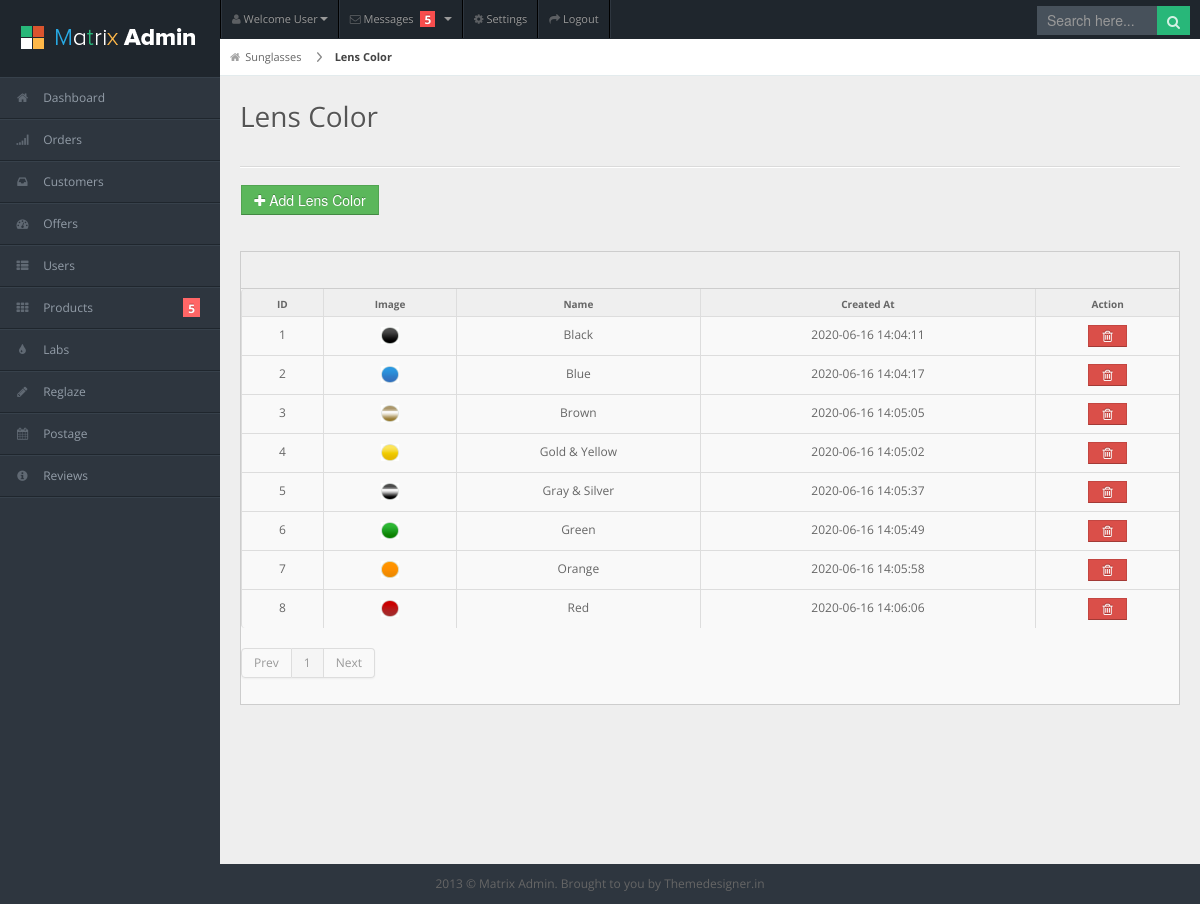
Screenshot of /admin/lens_color2.php with the database file from the repository.
### tables this page shows
CREATE TABLE `lens_colour` (
  `id` int(11) NOT NULL,
  `Product_id` int(24) DEFAULT NULL,
  `LENS_COLOUR` varchar(225) DEFAULT NULL,
  `image_link` varchar(225) DEFAULT NULL,
  `active` int(11) DEFAULT NULL,
  `created_at` timestamp NOT NULL DEFAULT current_timestamp() ON UPDATE current_timestamp(),
  `updated_at` timestamp NOT NULL DEFAULT '0000-00-00 00:00:00'
);

### admin/lens_color2.php (the view, shortened to what this page needs)
<?php include('Connection2.php'); ?>
<!DOCTYPE html>
<html lang="en">
<head>
<link rel="stylesheet" href="css/bootstrap.min.css" />
<link rel="stylesheet" href="css/bootstrap-responsive.min.css" />
<link rel="stylesheet" href="css/uniform.css" />
<link rel="stylesheet" href="css/select2.css" />
<link rel="stylesheet" href="css/matrix-style.css" />
<link rel="stylesheet" href="css/matrix-media.css" />
<link href="font-awesome/css/font-awesome.css" rel="stylesheet" />
</head>
<body>
<div id="header">
  <h1><a href="dashboard.html">Matrix Admin</a></h1>
</div>
<div id="user-nav" class="navbar navbar-inverse">
  <ul class="nav">
    <li  class="dropdown" id="profile-messages" ><a title="" href="#" data-toggle="dropdown" data-target="#profile-messages" class="dropdown-toggle"><i class="icon icon-user"></i>  <span class="text">Welcome User</span><b class="caret"></b></a>
    </li>
    <li class="dropdown" id="menu-messages"><a href="#" data-toggle="dropdown" data-target="#menu-messages" class="dropdown-toggle"><i class="icon icon-envelope"></i> <span class="text">Messages</span> <span class="label label-important">5</span> <b class="caret"></b></a>
    </li>
    <li class=""><a title="" href="#"><i class="icon icon-cog"></i> <span class="text">Settings</span></a></li>
    <li class=""><a title="" href="login.html"><i class="icon icon-share-alt"></i> <span class="text">Logout</span></a></li>
  </ul>
</div>
<div id="search">
  <input type="text" placeholder="Search here..."/>
  <button type="submit" class="tip-bottom" title="Search"><i class="icon-search icon-white"></i></button>
</div>
<?php include 'dashboard_aside.php' ?>
<div id="content">
  <div id="content-header">
    <div id="breadcrumb"> <a href="sunglasses.php" title="Sunglasses" class="tip-bottom"><i class="icon-home"></i>Sunglasses</a> <a href="#" class="current">Lens Color</a> </div>
    <h1>Lens Color</h1>
  </div>
  <div class="container-fluid">
    <hr>
	  <div class="row-fluid">
		 <div class="span6">
			  <button onClick="window.location.href='sunglasses_category_add.php?type=lens_color'" class="btn btn-success add-sglasses-btn"><i class="icon-plus"></i> Add Lens Color</button><br><br>
		</div>
		  <div class="span6">
		</div>
	  </div>
    <div class="row-fluid">
      <div class="span12">
        <div class="widget-box">
          <div class="widget-title">
          </div>
          <div class="widget-content nopadding">
            <table class="table table-bordered table-striped">
              <thead>
                <tr>
				  <th>ID</th>
				  <th>Image</th>
                  <th>Name</th>
                  <th>Created At</th>
                  <th>Action</th>
                </tr>
              </thead>
              <tbody>
				 <?php
				if (isset($_GET['pageno'])) {
					$pageno = $_GET['pageno'];
				} else {
					$pageno = 1;
				}
				$no_of_records_per_page = 20;
				$offset = ($pageno-1) * $no_of_records_per_page;
				$total_pages_sql = "SELECT COUNT(*) FROM lens_colour where active=0";
			$result = mysqli_query($conn,$total_pages_sql);
			$total_rows = mysqli_fetch_array($result)[0];
			$total_pages = ceil($total_rows / $no_of_records_per_page);
				if(isset($_GET['search'])) {
				$my_search = $_GET['search'];
				$fetch_query = mysqli_query($conn,"SELECT * FROM lens_colour where Brands_Name='$my_search' OR Brands_Name LIKE '%$my_search%'  AND active=1");
				}
				else {
				$fetch_query = mysqli_query($conn,"SELECT * FROM lens_colour where active=1 LIMIT $offset, $no_of_records_per_page");
				}
				while($row=mysqli_fetch_array($fetch_query,MYSQLI_ASSOC)) {
					?>
                <tr class="odd gradeX">
				  <td style="text-align: center;"><?php echo $row['id']; ?></td>
				  <td style="text-align: center;"><img src="../images/Shop/glasses/<?php echo $row['image_link']; ?>" width="15%" height="15%" /></td>
				  <td style="text-align: center;"><?php echo $row['LENS_COLOUR']; ?></td>
                  <td style="text-align: center;"><?php echo $row['created_at']; ?></td>
                  <td class="center">
					  <center>
					<button class="btn btn-mini btn-danger add-sglasses-action-btn" onclick="window.location.href='lens_color2.php?delete_sunglasses_lens_color_id=<?php echo $row['id']; ?>&image_name=<?php echo $row['image_link']; ?>'">&nbsp;&nbsp;<i class="icon-trash"></i> &nbsp;</button>
						  </center>
				  </td>
                </tr>
                <?php } ?>
              </tbody>
            </table>
			  <?php if(isset($_GET['search'])) {} else { ?>
			  <div class="pagination">
              <ul>
                <li class="<?php if($pageno <= 1){ echo 'disabled'; } ?>"><a href="<?php if($pageno <= 1){ echo '#'; } else { echo "?pageno=".($pageno - 1); } ?>" >Prev</a></li>
				<?php for($t=1;$t<=$total_pages;$t++) {
				if($t == $pageno) {
				?>
                <li class="active"> <a href=""><?php echo $t; ?></a> </li>
				<?php
				} else { ?>
				<li class=""> <a href=""><?php echo $t; ?></a> </li>
					<?php
					}
				} ?>
                <li class="<?php if($pageno >= $total_pages){ echo 'disabled'; } ?>"><a href="<?php if($pageno >= $total_pages){ echo '#'; } else { echo "?pageno=".($pageno + 1); } ?>">Next</a></li>
              </ul>
            </div>
			  <?php } ?>
          </div>
        </div>
      </div>
    </div>
  </div>
</div>
<div class="row-fluid">
  <div id="footer" class="span12"> 2013 &copy; Matrix Admin. Brought to you by <a href="http://themedesigner.in">Themedesigner.in</a> </div>
</div>
</body>
</html>

### admin/css/matrix-media.css (style rules this page uses)
body { background:#2E363F; }
#header { background-color: #1f262d; margin-top:10px; }
#search input[type=text], #search button { background-color: #28b779; }
#search input[type=text] { background-color: #47515b; color: #fff; }

### rows the page displays
lens_colour: id "1", image_link (picture), LENS_COLOUR "Black", created_at "2020-06-16 14:04:11"
lens_colour: id "2", image_link (picture), LENS_COLOUR "Blue", created_at "2020-06-16 14:04:17"
lens_colour: id "3", image_link (picture), LENS_COLOUR "Brown", created_at "2020-06-16 14:05:05"
lens_colour: id "4", image_link (picture), LENS_COLOUR "Gold & Yellow", created_at "2020-06-16 14:05:02"
lens_colour: id "5", image_link (picture), LENS_COLOUR "Gray & Silver", created_at "2020-06-16 14:05:37"
lens_colour: id "6", image_link (picture), LENS_COLOUR "Green", created_at "2020-06-16 14:05:49"
lens_colour: id "7", image_link (picture), LENS_COLOUR "Orange", created_at "2020-06-16 14:05:58"
lens_colour: id "8", image_link (picture), LENS_COLOUR "Red", created_at "2020-06-16 14:06:06"
